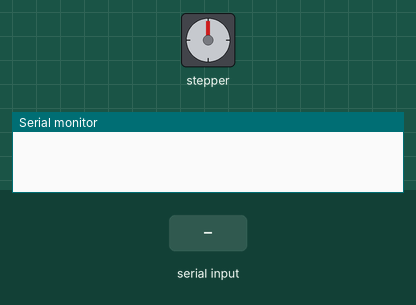
Bench run of a sketch on a simulated Arduino Uno, built with avr-gcc and run on an emulated ATmega328P. Shown: stepper motor, the last lines printed to the serial monitor. The test bench sets the inputs (shaded band). Stepper angles assume 2050 steps per turn.

Above: at 1.2 s.
1.3 s: "g" received over Serial
At 1.75 s:
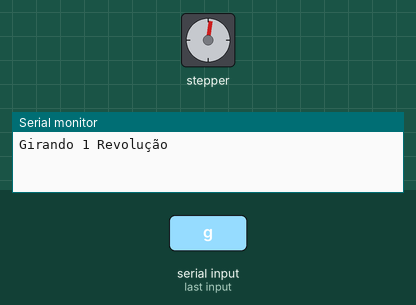
At 2.35 s:
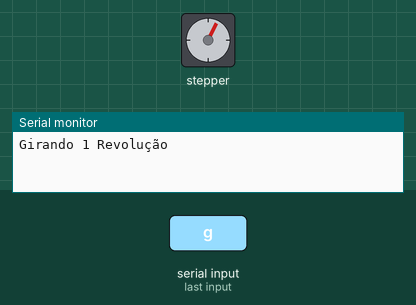
13.3 s: "g" received over Serial
Timing chart, 0 to 16.3 s (numbered marks = the images above; inputs shaded):
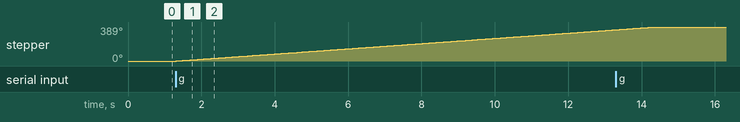

The sketch:

MotorDePasso.ino
```cpp
/*
   AUTOR:   Andre Lumesi
   Adaptado do exemplo: BrincandoComIdeias, Usando Motor de Passo
   LINK do exemplo original:    https://www.youtube.com/brincandocomideias ; https://cursodearduino.net/
   DATA:    04/09/2022
   Mudanças introduzidas:  Remoção dos pushbuttons, controle via teclas g e c do teclado.
*/
#include <Stepper.h>
const int stepsPerRevolution = 2050;  // VALOR DE PASSOS PARA UMA VOLTA
byte numeroHoras = 0;
int botao;

// INSTANCIANDO O MOTOR DE PASSO E CONFIGURANDO OS PINOS
Stepper myStepper(stepsPerRevolution, 6, 7, 8, 9);

void setup() {
  // DEFININDO ROTAÇÕES POR MINUTO, NOS TESTES A VELOCIDADE MÁXIMA DO MEU MOTOR 28BYJ-48 FOI DE 7 RPM
  myStepper.setSpeed(5);
  // INCIANDO MONITOR SERIAL
  Serial.begin(9600);
}

void loop() {
  if (Serial.available() > 0) {
    // AÇÕES PARA CADA CONDIÇÃO
    int readKey = Serial.read();

    // Se 'g' for pressionado, inicia rotação
    if (readKey == 103) {
      if (numeroHoras == 0) {
        Serial.println("Girando 1 Revolução");
        myStepper.step(stepsPerRevolution);
      } else {
        Serial.print("Girando "); Serial.print(numeroHoras); Serial.println(" Horas");
        myStepper.step( numeroHoras * (stepsPerRevolution / 12) );
      }

      // Se 'c' for pressionado, atualiza o tamanho da rotação
      if (readKey = 99) {
        numeroHoras++;
        if (numeroHoras > 11)
          numeroHoras = 0;
        Serial.print("Configurado para: "); Serial.print(numeroHoras); Serial.println(" Horas");
      }
    }
  }
}
```

Measured:
- after the input at 1.3 s, stepper: keeps turning clockwise at about 30°/s, starting at once
